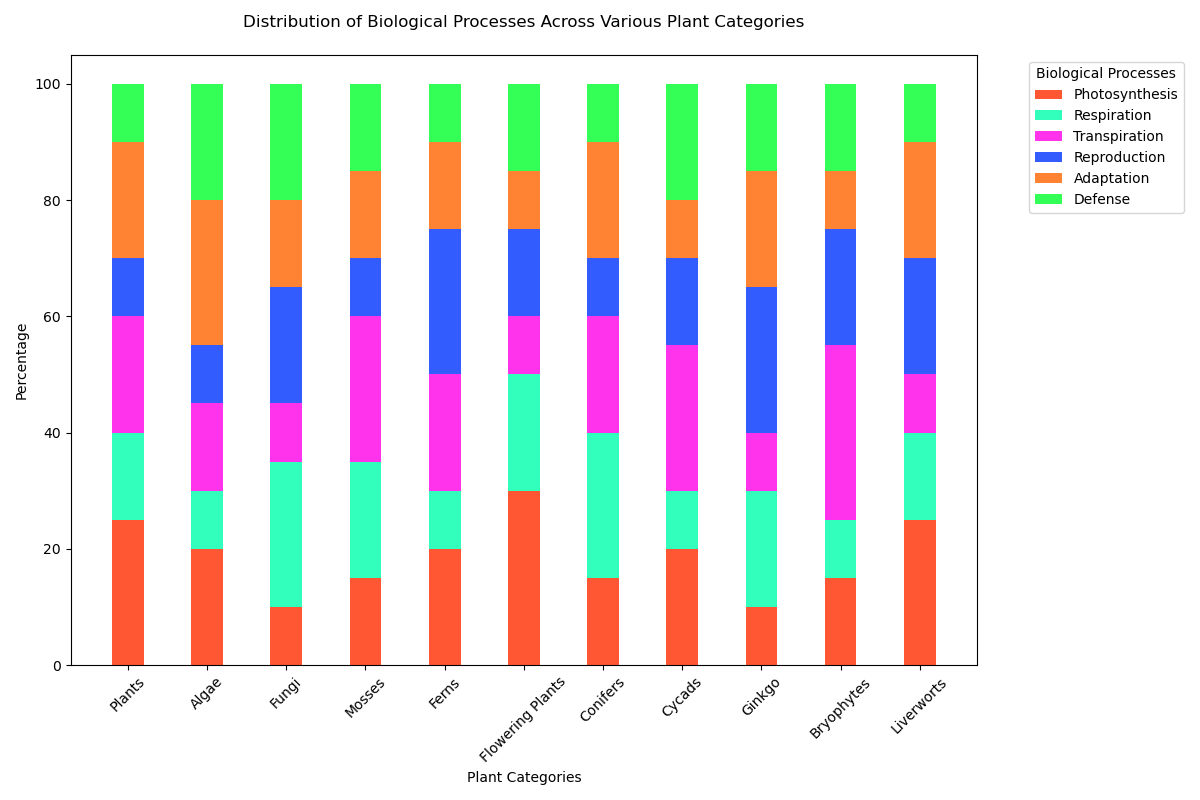

This chart was generated by the following Python code:

import matplotlib.pyplot as plt
import pandas as pd
import seaborn as sns

data = [
    {'Category': 'Plants', 'Photosynthesis': '25%', 'Respiration': '15%', 'Transpiration': '20%', 'Reproduction': '10%', 'Adaptation': '20%', 'Defense': '10%'},
    {'Category': 'Algae', 'Photosynthesis': '20%', 'Respiration': '10%', 'Transpiration': '15%', 'Reproduction': '10%', 'Adaptation': '25%', 'Defense': '20%'},
    {'Category': 'Fungi', 'Photosynthesis': '10%', 'Respiration': '25%', 'Transpiration': '10%', 'Reproduction': '20%', 'Adaptation': '15%', 'Defense': '20%'},
    {'Category': 'Mosses', 'Photosynthesis': '15%', 'Respiration': '20%', 'Transpiration': '25%', 'Reproduction': '10%', 'Adaptation': '15%', 'Defense': '15%'},
    {'Category': 'Ferns', 'Photosynthesis': '20%', 'Respiration': '10%', 'Transpiration': '20%', 'Reproduction': '25%', 'Adaptation': '15%', 'Defense': '10%'},
    {'Category': 'Flowering Plants', 'Photosynthesis': '30%', 'Respiration': '20%', 'Transpiration': '10%', 'Reproduction': '15%', 'Adaptation': '10%', 'Defense': '15%'},
    {'Category': 'Conifers', 'Photosynthesis': '15%', 'Respiration': '25%', 'Transpiration': '20%', 'Reproduction': '10%', 'Adaptation': '20%', 'Defense': '10%'},
    {'Category': 'Cycads', 'Photosynthesis': '20%', 'Respiration': '10%', 'Transpiration': '25%', 'Reproduction': '15%', 'Adaptation': '10%', 'Defense': '20%'},
    {'Category': 'Ginkgo', 'Photosynthesis': '10%', 'Respiration': '20%', 'Transpiration': '10%', 'Reproduction': '25%', 'Adaptation': '20%', 'Defense': '15%'},
    {'Category': 'Bryophytes', 'Photosynthesis': '15%', 'Respiration': '10%', 'Transpiration': '30%', 'Reproduction': '20%', 'Adaptation': '10%', 'Defense': '15%'},
    {'Category': 'Liverworts', 'Photosynthesis': '25%', 'Respiration': '15%', 'Transpiration': '10%', 'Reproduction': '20%', 'Adaptation': '20%', 'Defense': '10%'}
]

df = pd.DataFrame(data)
df = df.set_index('Category')
df = df.applymap(lambda x: int(x.replace('%', '')))

cumulative_sum = df.cumsum(axis=1)

colors = ['#FF5733', '#33FFBD', '#FF33EC', '#335CFF', '#FF8333', '#33FF57']

fig, ax = plt.subplots(figsize=(12, 8))

bottom = None

for column, color in zip(df.columns, colors):
    ax.bar(df.index, df[column], bottom=bottom, label=column, color=color, width=0.4)
    bottom = cumulative_sum[column]

ax.legend(title='Biological Processes', bbox_to_anchor=(1.05, 1), loc='upper left')

ax.set_ylabel('Percentage')
ax.set_xlabel('Plant Categories')
ax.set_title('Distribution of Biological Processes Across Various Plant Categories', pad=20)

plt.xticks(rotation=45)
plt.tight_layout()
plt.show()
